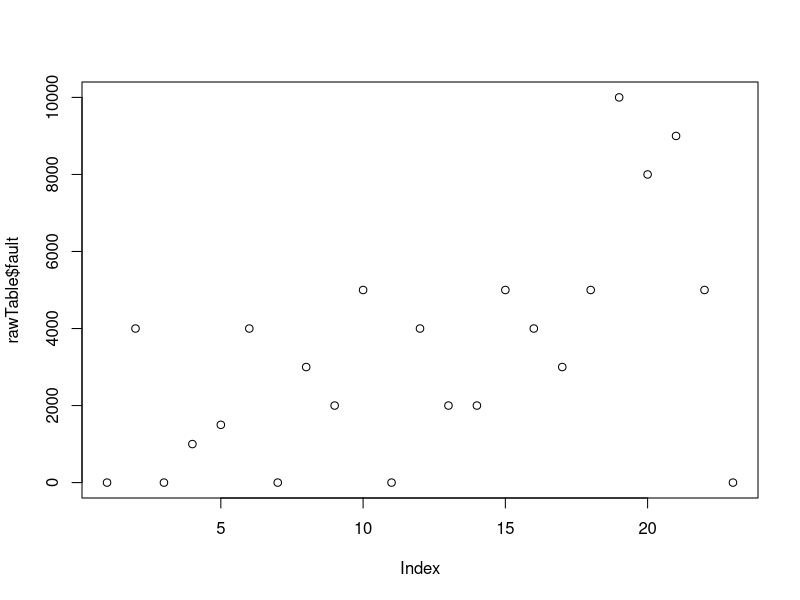
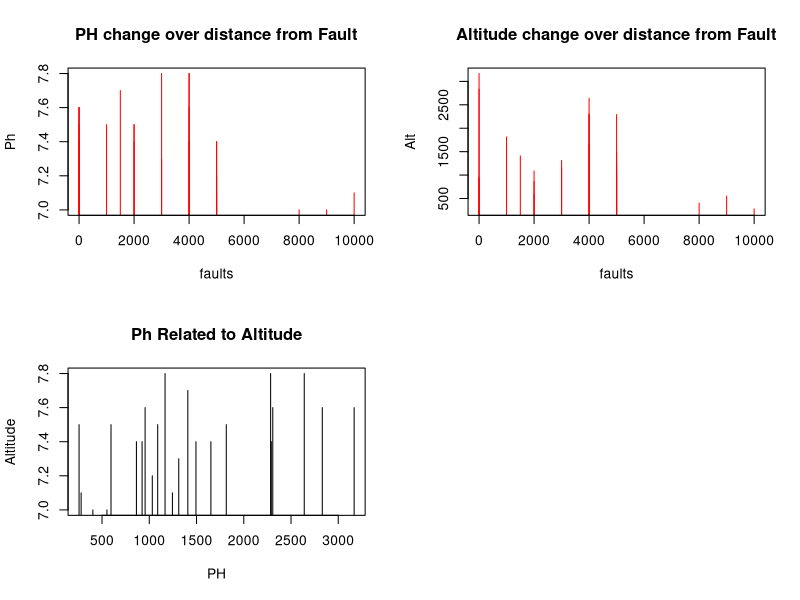
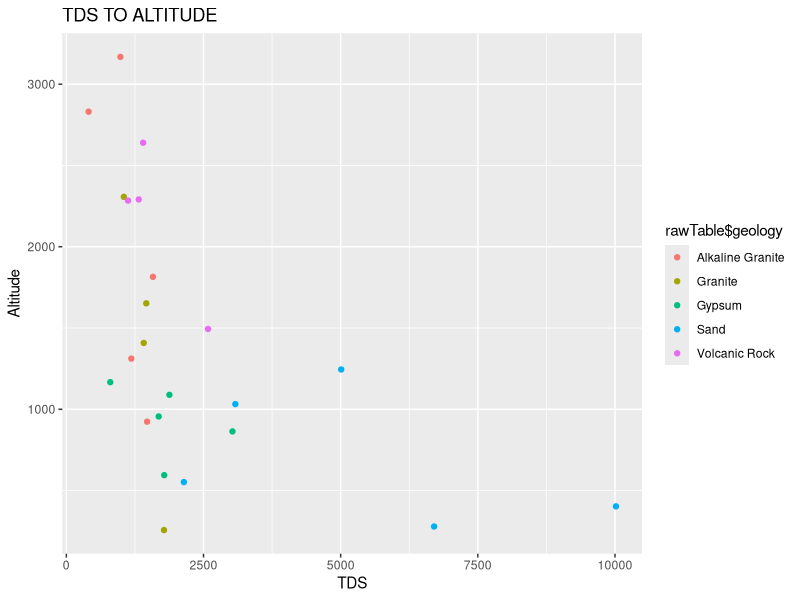
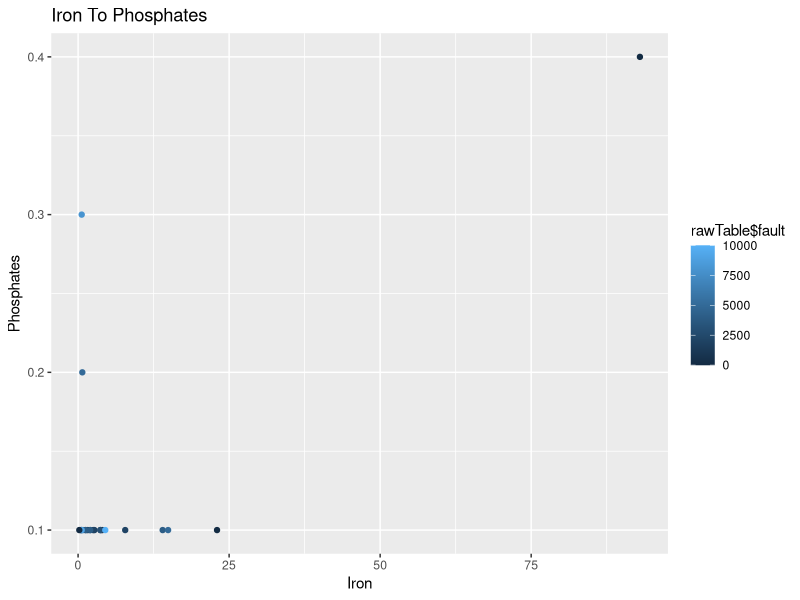

Write the R code that produced these figures, in order.
## ---- chunk 1
# install packages
# install.packages("corrplot")
# install.packages("RcolorBrewer")
# intall.packages("Rtools")
# install.packages("devtools")
# devtools::install_github("taiyun/corrplot", build_vignettes = TRUE

## ---- chunk 2
which.github ="local"
github.local = "C:/git/GregRehkemper/WSUStats419/o-well/"
github.remote = "https://github.com/GregRehkemper/WSUStats419/tree/HEAD/"

if (which.github =="remote")
{
  mypath = github.remote
 
}else
  {
  mypath = github.local
  }

mypath


#local_owell_Table <- read.delim("C:/git/GregRehkemper/WSUStats419/o-well/owellTableClean.csv", sep = ",",header = T)
## ---- chunk 3
# Read in OWell dataframe, cleaned offline and reuploaded, to begin manipulation

library(readxl)

rawTable <- read.csv("owellTableClean.csv",header = T)

rawTable
## ---- chunk 4
# Checking data to ensure proper importation. This was left to show the process, not for final report


#colnames (rawTable)
# head(rawTable)
#tail(rawTable)

# columns are properly aligned, Data appears to be complete


## ---- chunk 5
#Starting by looking into the distance from the Fault lines
# library(corrplot)
# library(RColorBrewer)


plot(rawTable$fault)

#comparedf(rawTable.fault, rawtable)

faults <- (rawTable$fault)
par(mfrow=c(2,2))
plot(faults, rawTable$pH, main = "PH change over distance from Fault",ylab = "Ph", type = "h", col = "red")

plot(faults, rawTable$altitude.ft, main = "Altitude change over distance from Fault",ylab = "Alt", type = "h", col = "red")

plot(rawTable$altitude.ft, rawTable$pH, main = "Ph Related to Altitude", xlab = "PH", ylab ="Altitude", type = "h")


# #Compare(rawTable$altitude.ft, rawTable$pH)
# corFaults <- rawFault <- rawTable$fault
# 
# rawTableMatrix <- matrix(c(rawTable))
# corrplot(rawTableMatrix) #, type = "upper", order = "hclust", col = brewer.pal(n = 8, name= "RdYlBu"))
# 
# 
# 
# #with(rawTable, plot(rawTable$altitude.ft,rawTable$B))

## ---- chunk 6
#I want to compare the purity of the water to the altitude. To do this, I will look into the TDS (Total Desolve solvents) and compare that to the altitude of the well. 
require(ggplot2)
rawTable$fault

TDStoAltPlot <- qplot (rawTable$TDS, rawTable$altitude.ft, xlab = "TDS", ylab = "Altitude", col =rawTable$geology) 

print (TDStoAltPlot + ggtitle("TDS TO ALTITUDE"))

#########OBSERVATION###########
# This plot Shows that the Sand has lower TDS in the wells, and they tend to be in lower altitudes. The geom didn't want to use integers to relabel the points, despite specifying they are integers. This may have needed a reset of the program to fix. The error code that was coming up is not listed in the system and could not be found by google.
## ---- chunk 7
ironToPhosphatesPlot <- qplot (rawTable$Fe, rawTable$PO4, xlab = "Iron", ylab = "Phosphates", col =rawTable$fault)

print (ironToPhosphatesPlot + ggtitle("Iron To Phosphates"))

####OBSERVATION####
#Despite an outlier sharing a high level of both phosphates and iron, there doesn't look to be any direct correlation between the 2. Both Iron and Phosphates were found at all distances from Faults lines.

## ---- chunk 8
#Not the direction I wanted to go with this, Scrapped this idea when I found out what TDS stood for
#x =rowSums(rawTable[,2:23])

#meanX <- (x/22)
#meanX

#Not the direction I wanted to go with this
#normalizedX <- (x - meanX)
#normalizedX

#cosX <- cos(normalizedX)
#cosX

#y <- cos(rawTable$altitude.ft)
#y

#s = seq(-1, 1, 100)
#s
#sumofRaw <- rowSums(rawTable[,2:23])
#sumofRaw

